Frame 1 (no input): blank canvas, image omitted
Frame 60 (the mouse pressed at the canvas centre just before this capture): blank canvas, image omitted
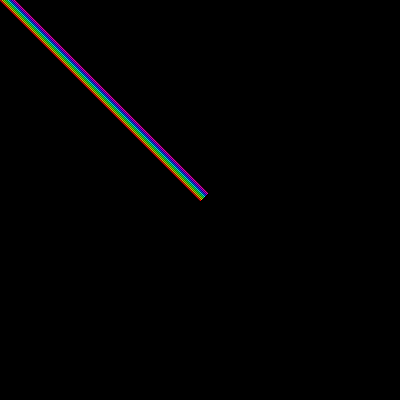
Frame 120 (the mouse held since frame 60 and released just before this capture)

The Processing sketch whose frames 1 and 60 were blank and that drew this single picture after the mouse press (run headless with seeded random() and noise(); from frame 60 on, the mouse is pressed at the canvas centre):

// Processing sketch: colorWires_001
// ── colorWires_001.pde
//inspired on Aphex Twin - Orphans cover
color[] colors;

void setup(){
  size(400,400);
  colorMode(HSB);
  colors = new color[8];
  for(int i=0; i<colors.length; i++){
    colors[i] = color(i*256/colors.length, 255, 255);
  }
  background(0);
}
void draw(){
  if(mousePressed){
    for(int i=0; i<colors.length; i++){
      stroke(colors[i]);
      line(pmouseX+i, pmouseY-i, mouseX+i, mouseY-i);
    }
  }
}
